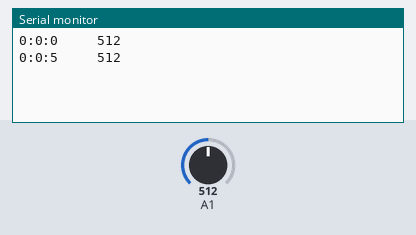
Simulated run of this sketch. Board: Arduino Uno, built with avr-gcc and run on an emulated ATmega328P. Parts: the last lines printed to the serial monitor. The test bench sets the inputs (shaded band); at power-on: A1 = 512.

Above: at 5.8 s.
5.9 s: A1 set to 716
At 11.0 s:
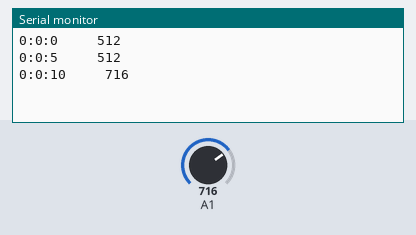
11.9 s: A1 set to 900
At 16.1 s:
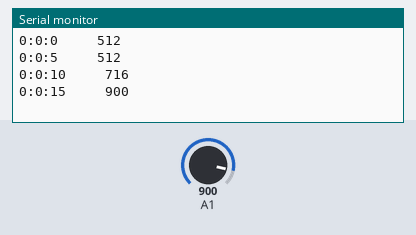
Timing chart, 0 to 17.6 s (numbered marks = the images above; inputs shaded):
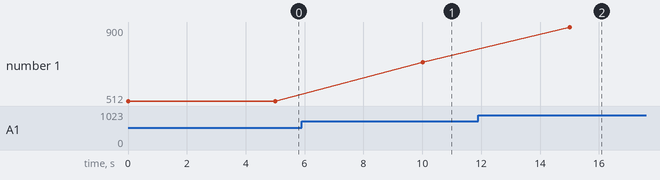

Measured:
- after the input at 5.9 s, the serial monitor: prints a new line after 4.1 s (image 1)
- after the input at 11.9 s, the serial monitor: prints a new line after 3.1 s (image 2)
- plotted number 1: 512 → 716 after the input at 5.9 s, 716 → 900 after the input at 11.9 s

The sketch:

CO2_Test.ino
```cpp
#include <Time.h>
#include <TimeLib.h>

int sensorValue = 0;
//int sensor2Value = 0;
//int sensor3Value = 0;

#define valve1 6
#define valve2 7

void setup() {
  // put your setup code here, to run once:
Serial.begin(9600);
}

void loop() {

  // put your main code here, to run repeatedly:
  sensorValue = analogRead(A1); //NDIR O2
  //sensor2Value = analogRead(A0); // WINSEN CO
  //sensor3Value = analogRead(A2); // O2 Me2O2
  Serial.print(hour());
  Serial.print(":");
  Serial.print(minute());
  Serial.print(":");
  Serial.print(second());
  Serial.print("     ");
  Serial.println(sensorValue);
//  Serial.print("    ");
//Serial.print(sensor2Value);
//  Serial.print("    ");
//Serial.println(sensor3Value);

delay(2500);

//toggle valves


delay(2500);
}
```
